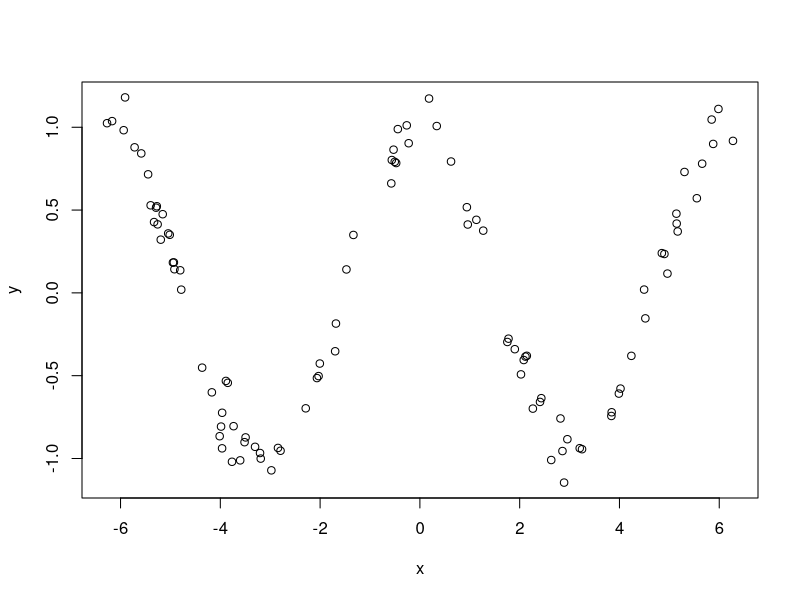
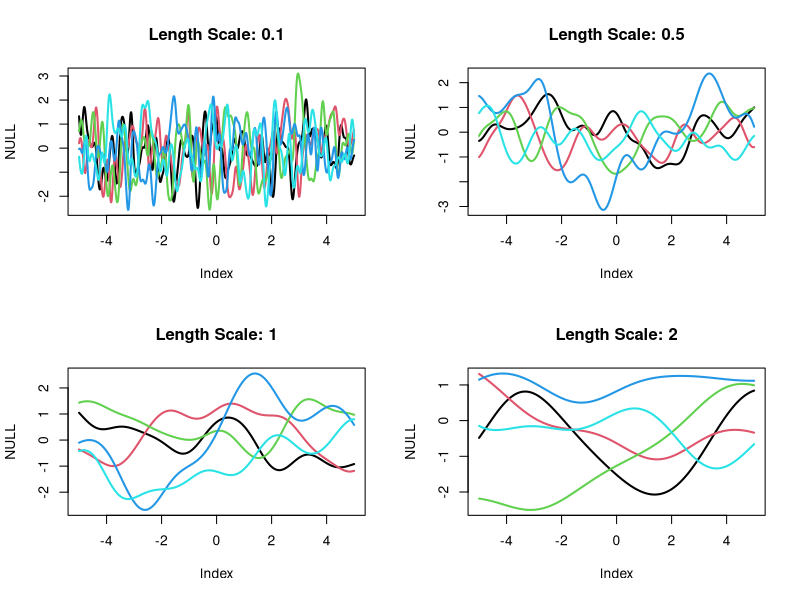
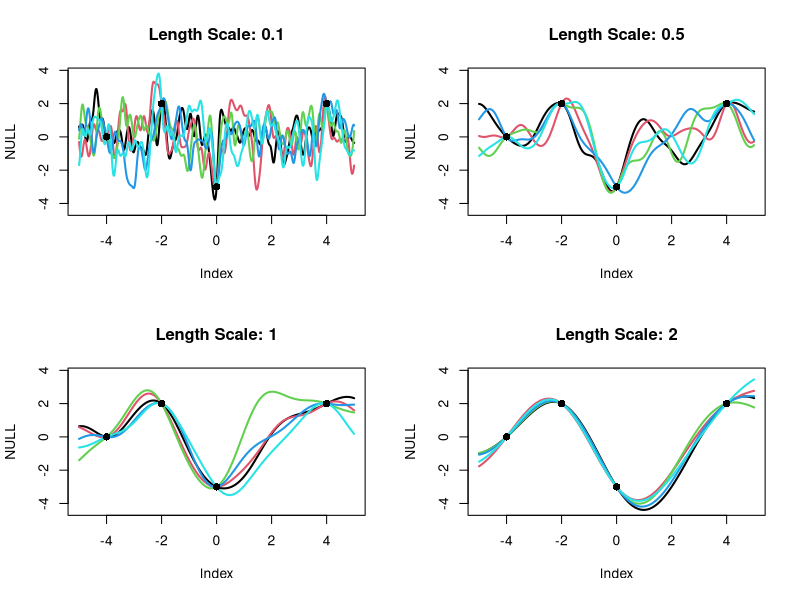
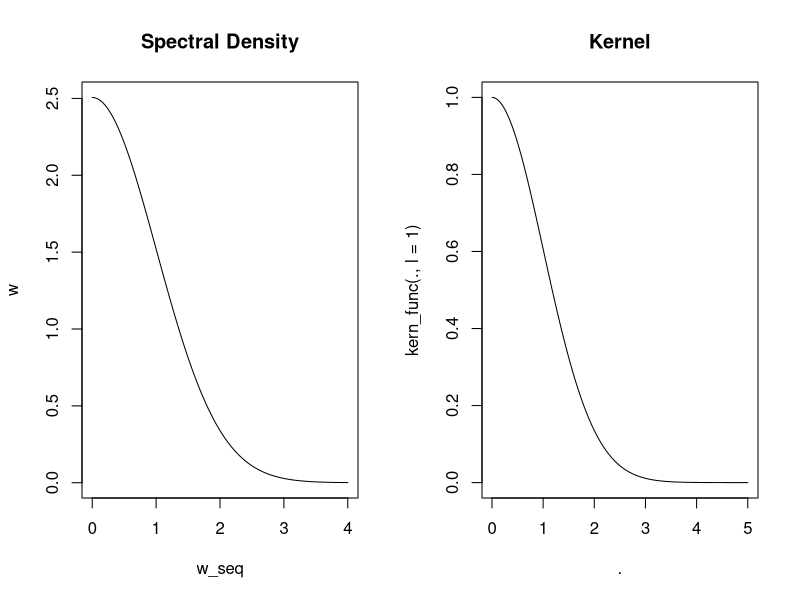
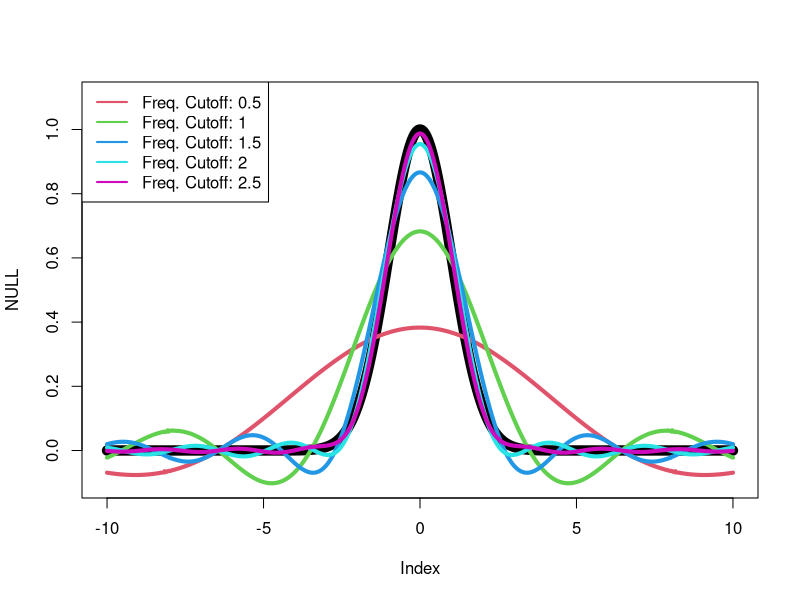
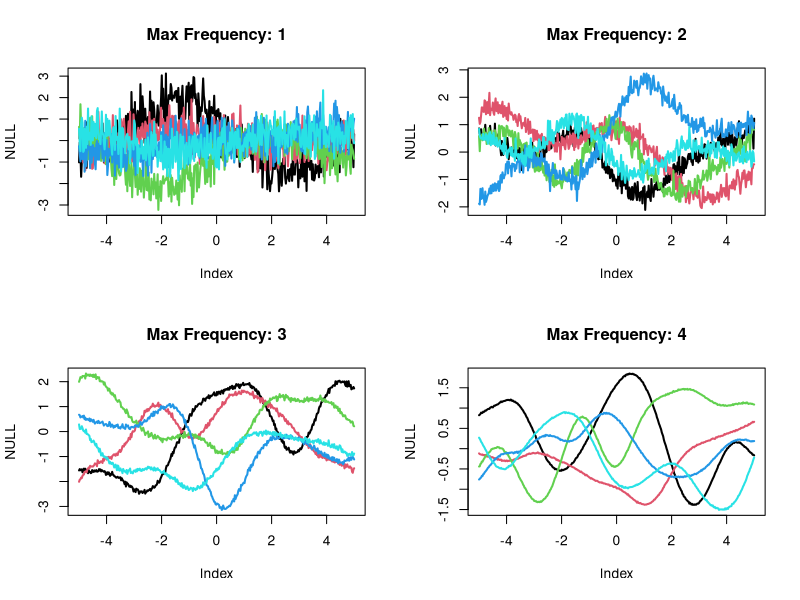

Here is the R script that generated these plots, in order:
library(magrittr)
erfz <- pracma::erfz


N <- 100
x <- runif(N, -2*pi, 2*pi)
y <- cos(x) + rnorm(N,0,0.1)
plot(x,y)

kern_func <- function(r, l){
  exp(- r^2 / (2*l^2))
}

spec_func <- function(w, l){
  sqrt(2*pi) * l * exp(- l^2 * w^2 / 2)
}

## Plot GP Priors
par(mfrow=c(2,2))
N_seq <- 1e3
x_seq <- seq(-5, 5, length.out=N_seq)
for (l in c(0.1, 0.5, 1, 2)){
  gp_prop_cov <- matrix(NA, nrow=N_seq, ncol=N_seq)
  for (i in 1:(N_seq-1)){
    for (j in (i+1):N_seq){
      r <- abs(x_seq[i] - x_seq[j])
      gp_prop_cov[i,j] <- gp_prop_cov[j,i] <- kern_func(r, l=l)
    }
  }
  diag(gp_prop_cov) <- 1
  
  N_draws <- 5
  gp_prior_draws <- MASS::mvrnorm(N_draws, mu=rep(0, N_seq), Sigma=gp_prop_cov)
  
  plot(NULL, xlim=range(x_seq), ylim=range(gp_prior_draws), main=sprintf('Length Scale: %s', l))
  for (i in 1:N_draws){
    lines(x_seq, gp_prior_draws[i,], col=i, lwd=2)
  }
}


## Plot GP Priors given fixed points
  # Observed (x,y)
par(mfrow=c(2,2))
obs <- c(
  c(-2, 2),
  c(0, -3),
  c(4, 2),
  c(-4, 0)
) |> matrix(ncol=2, byrow=T)

n_obs <- nrow(obs)
N_seq <- 1e3
x_seq <- seq(-5, 5, length.out=N_seq)
N_new <- N_seq + n_obs
x_seq_new <- c(x_seq, obs[,1])
draws <- list()
l_scale <- c(0.1, 0.5, 1, 2)

for (l in seq_along(l_scale)){
  gp_prop_cov <- matrix(NA, nrow=N_new, ncol=N_new)
  
  for (i in 1:(N_new-1)){
    for (j in (i+1):N_new){
      r <- abs(x_seq_new[i] - x_seq_new[j])
      gp_prop_cov[i,j] <- gp_prop_cov[j,i] <- kern_func(r, l=l_scale[l])
    }
  }
  diag(gp_prop_cov) <- 1
  
  sig_11 <- gp_prop_cov[1:N_seq, 1:N_seq]
  sig_12 <- gp_prop_cov[1:N_seq, (N_seq+1):N_new]
  sig_21 <- gp_prop_cov[(N_seq+1):N_new, 1:N_seq]
  sig_22 <- gp_prop_cov[(N_seq+1):N_new, (N_seq+1):N_new]
    
    
  mu_cond <- sig_12 %*% solve(sig_22) %*% obs[,2]
  sig_cond <- sig_11 - sig_12 %*% solve(sig_22) %*% sig_21
  
  N_draws <- 5
  draws[[l]] <- MASS::mvrnorm(N_draws, mu=mu_cond, Sigma=sig_cond)
  
  # plot(NULL, xlim=range(x_seq), ylim=range(gp_prior_draws), main=sprintf('Length Scale: %s', l))
  # for (i in 1:N_draws){
  #   lines(x_seq, gp_prior_draws[i,], col=i, lwd=2)
  # }
  # points(obs, pch=16, cex=1.2)
  
}

for (l in seq_along(l_scale)){
  plot(NULL, xlim=range(x_seq), ylim=range(unlist(draws)), main=sprintf('Length Scale: %s', l_scale[l]))
  for (i in 1:N_draws){
    lines(x_seq, draws[[l]][i,], col=i, lwd=2)
  }
  points(obs, pch=16, cex=1.2)
}


par(mfrow=c(1,1))

## Plot spectral density and kernel function
w_seq <- seq(0, 4, length.out=100)
w <- spec_func(w_seq, l=1)
par(mfrow=c(1,2))
plot(w_seq, w, type='l', main='Spectral Density')
x_seq[x_seq>0] %>% {plot(., kern_func(., l=1), type='l', main='Kernel')}

## Plot Kernel function after filtering out higher frequencies
kern_func_filter <- function(r, l, s_high_bound = 5) {
  r <- as.numeric(r)
  
  log_prefactor <- -r^2 / (2 * l^2)
  
  result <- numeric(length(r))
  
  overflow <- log_prefactor < -500
  safe     <- !overflow
  
  if (any(safe)) {
    x <- (l / sqrt(2)) * (s_high_bound - (r[safe] * 1i / l^2))
    result[safe] <-  exp(log_prefactor[safe]) * Re(erfz(x))
  }
  
  # overflow entries stay 0 (already initialised)
  result
}

kern_func_filter(3, 1, 4)
kern_func(3, 1)

N_seq <- 1e3
x_seq <- seq(-10, 10, length.out=N_seq)

par(mfrow=c(1,1))
plot(NULL, xlim=range(x_seq), ylim=c(-0.1,1.1))
lines(x_seq, kern_func(x_seq, l=1), lwd=10)
w_vals <- c(0.5, 1, 1.5, 2, 2.5)
for (i in seq_along(w_vals)){
  lines(x_seq, kern_func_filter(x_seq, l=1, w_vals[i]), col=i+1, lwd=4)
}
legend('topleft', col=seq_along(w_vals)+1, legend=paste0('Freq. Cutoff: ', w_vals), lwd=2)


## Plot the GP prior with varying frequency cutoffs
set.seed(123)
par(mfrow=c(2,2))
N_seq <- 400
x_seq <- seq(-5, 5, length.out=N_seq)
w_max <- 5
for (w in c(1, 2, 3, 4)){
  gp_prop_cov <- matrix(NA, nrow=N_seq, ncol=N_seq)
  for (i in 1:(N_seq-1)){
    r <- abs(x_seq[i] - x_seq[(i+1):N_seq])
    gp_prop_cov[i,(i+1):N_seq] <- gp_prop_cov[(i+1):N_seq,i] <- kern_func_filter(r, l=1, w)
  }
  diag(gp_prop_cov) <- 1
  
  N_draws <- 5
  gp_prior_draws <- MASS::mvrnorm(N_draws, mu=rep(0, N_seq), Sigma=gp_prop_cov)
  
  plot(NULL, xlim=range(x_seq), ylim=range(gp_prior_draws), main=sprintf('Max Frequency: %s', w))
  for (i in 1:N_draws){
    lines(x_seq, gp_prior_draws[i,], col=i, lwd=2)
  }
}
